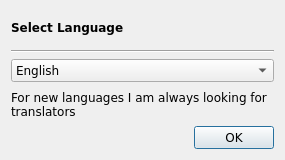
<?xml version="1.0" encoding="UTF-8"?>
<ui version="4.0">
 <class>GUI_LanguageChooser</class>
 <widget class="QDialog" name="GUI_LanguageChooser">
  <property name="geometry">
   <rect>
    <x>0</x>
    <y>0</y>
    <width>285</width>
    <height>160</height>
   </rect>
  </property>
  <property name="windowTitle">
   <string>Language</string>
  </property>
  <layout class="QGridLayout" name="gridLayout">
   <item row="4" column="1">
    <widget class="QPushButton" name="btn_ok">
     <property name="font">
      <font>
       <family>DejaVu Sans</family>
      </font>
     </property>
     <property name="text">
      <string>OK</string>
     </property>
    </widget>
   </item>
   <item row="4" column="0">
    <spacer name="horizontalSpacer">
     <property name="font">
      <font>
       <family>DejaVu Sans</family>
      </font>
     </property>
     <property name="orientation">
      <enum>Qt::Horizontal</enum>
     </property>
     <property name="sizeHint" stdset="0">
      <size>
       <width>40</width>
       <height>20</height>
      </size>
     </property>
    </spacer>
   </item>
   <item row="2" column="0" colspan="2">
    <widget class="QComboBox" name="combo_lang">
     <property name="font">
      <font>
       <family>DejaVu Sans</family>
      </font>
     </property>
     <item>
      <property name="text">
       <string>English</string>
      </property>
     </item>
    </widget>
   </item>
   <item row="0" column="0" colspan="2">
    <widget class="QLabel" name="label">
     <property name="font">
      <font>
       <family>DejaVu Sans</family>
       <weight>75</weight>
       <bold>true</bold>
      </font>
     </property>
     <property name="text">
      <string>Select Language</string>
     </property>
    </widget>
   </item>
   <item row="1" column="0" colspan="2">
    <widget class="Line" name="line">
     <property name="font">
      <font>
       <family>DejaVu Sans</family>
      </font>
     </property>
     <property name="orientation">
      <enum>Qt::Horizontal</enum>
     </property>
    </widget>
   </item>
   <item row="3" column="0" colspan="2">
    <widget class="QLabel" name="label_2">
     <property name="font">
      <font>
       <family>DejaVu Sans</family>
      </font>
     </property>
     <property name="text">
      <string>For new languages I am always looking for translators</string>
     </property>
     <property name="wordWrap">
      <bool>true</bool>
     </property>
    </widget>
   </item>
  </layout>
 </widget>
 <resources/>
 <connections/>
</ui>
